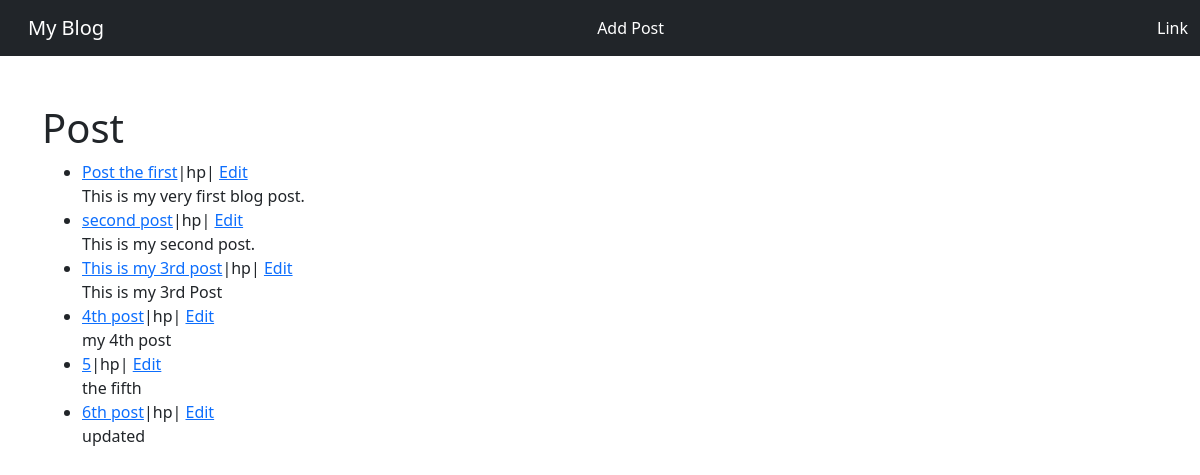
Before: / with the older database file.
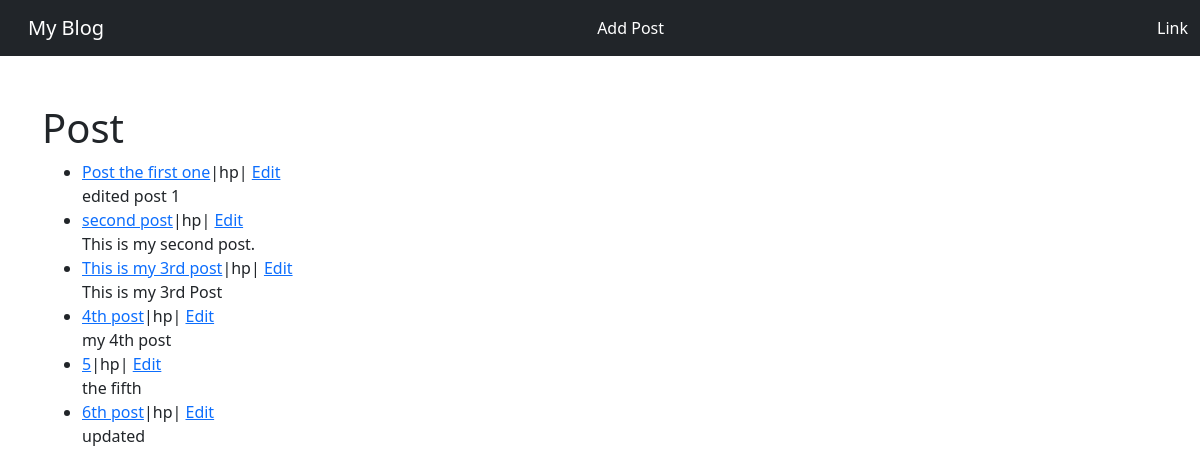
After: the same page with the newer database file.
### blog/models.py (models this page shows, shortened)
class Post(models.Model):
    title=models.CharField(max_length=255)
    title_tag=models.CharField(max_length=255)
    author=models.ForeignKey(User,on_delete=models.CASCADE)
    body=models.TextField()

### blog/views.py (the view)
# urls.py: path('',HomeView.as_view(),name="home"),
class HomeView(ListView):
    model=Post
    template_name='home.html'

### blog/templates/home.html (shortened to what this page needs)
{% extends 'base.html' %}
{% block content %}
<h1>Post</h1>
<ul>
{% for post in object_list %}
        <li><a href="{% url 'article-detail' post.pk %}">{{post.title}}</a>|{{post.author}}| <a href="{% url 'update_post' post.pk %}">Edit</a></br>
          {{post.body}}
        </li>
{% endfor %}
</ul>
 {% endblock %}

Changed rows visible on the page:
changed Post: title "Post the first" → "Post the first one"; body "This is my very first blog post." → "edited post 1"
